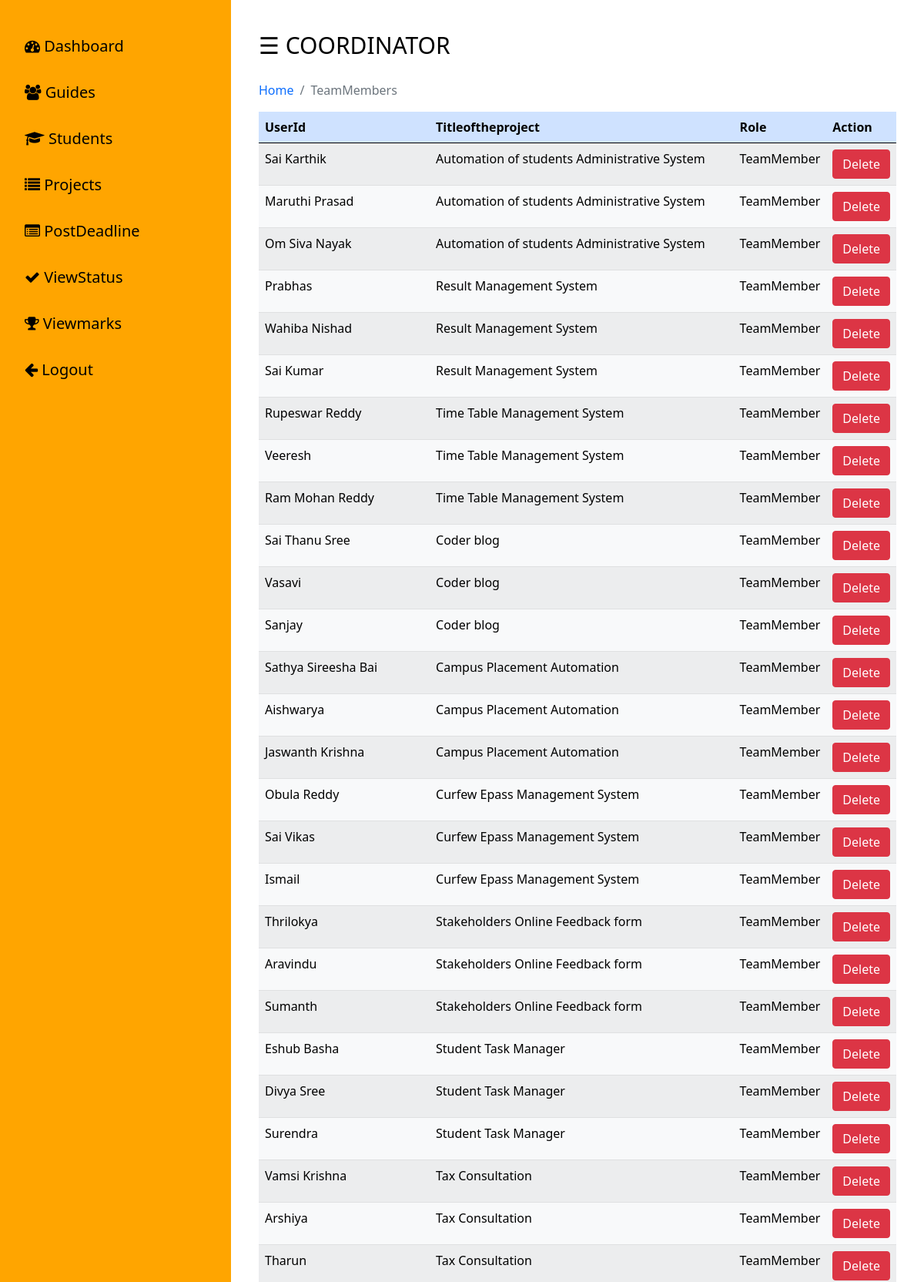
Page /coordinator/teammember.php (upper part) on the committed database.
### tables this page shows
CREATE TABLE `teammember` (
  `TeamNumber` int(11) NOT NULL,
  `UserId` varchar(30) NOT NULL,
  `Password` varchar(20) NOT NULL,
  `TitleoftheProject` varchar(256) NOT NULL,
  `Role` varchar(20) NOT NULL DEFAULT 'TeamMember'
);

### coordinator/teammember.php (the view)
<?php
include('includes/header.php');
?>
<nav aria-label="breadcrumb">
  <ol class="breadcrumb">
    <li class="breadcrumb-item"><a href="dashboard.php">Home</a></li>
    <li class="breadcrumb-item active" aria-current="page">TeamMembers</li>
  </ol>
</nav>
<table class="table table-success table-striped">
  <thead class="table-primary" border="5px">
    <tr >
        <th>UserId</th>
        <th>Titleoftheproject</th>
        <th>Role</th>
        <th>Action</th>
    </tr>
  </thead>
  <tbody class="table-light">
      <?php
        $query="SELECT * FROM teammember";
        $query_run = mysqli_query($conn,$query);
        while($row = mysqli_fetch_assoc($query_run))
        {
           ?>
           <tr>
               <td><?php echo $row['UserId'] ?></td>
               <td><?php echo $row['TitleoftheProject'] ?></td>
               <td><?php echo $row['Role'] ?></td>
               <td><button type="button" class="btn btn-danger"><a href="operations.php?delete=<?php echo $row['UserId']; ?>" class="text-white">Delete</a></button></td>
           </tr>
      <?php  }
      ?>
  </tbody>
</table>

### coordinator/style.css (style rules this page uses)
body { margin:0px; padding: 0px; background-color:#FDFEFE; overflow: hidden; font-family: system-ui; }

### coordinator/includes/header.php (style rules this page uses)
a { text-decoration:none; }

### rows in the picture
teammember: UserId "Sai Karthik", TitleoftheProject "Automation of students Administrative System", Role "TeamMember"
teammember: UserId "Maruthi Prasad", TitleoftheProject "Automation of students Administrative System", Role "TeamMember"
teammember: UserId "Om Siva Nayak", TitleoftheProject "Automation of students Administrative System", Role "TeamMember"
teammember: UserId "Prabhas", TitleoftheProject "Result Management System", Role "TeamMember"
teammember: UserId "Wahiba Nishad", TitleoftheProject "Result Management System", Role "TeamMember"
teammember: UserId "Sai Kumar", TitleoftheProject "Result Management System", Role "TeamMember"
teammember: UserId "Rupeswar Reddy", TitleoftheProject "Time Table Management System", Role "TeamMember"
teammember: UserId "Veeresh", TitleoftheProject "Time Table Management System", Role "TeamMember"
teammember: UserId "Ram Mohan Reddy", TitleoftheProject "Time Table Management System", Role "TeamMember"
teammember: UserId "Sai Thanu Sree", TitleoftheProject "Coder blog", Role "TeamMember"
teammember: UserId "Vasavi", TitleoftheProject "Coder blog", Role "TeamMember"
teammember: UserId "Sanjay", TitleoftheProject "Coder blog", Role "TeamMember"
teammember: UserId "Sathya Sireesha Bai", TitleoftheProject "Campus Placement Automation", Role "TeamMember"
teammember: UserId "Aishwarya", TitleoftheProject "Campus Placement Automation", Role "TeamMember"
teammember: UserId "Jaswanth Krishna", TitleoftheProject "Campus Placement Automation", Role "TeamMember"
teammember: UserId "Obula Reddy", TitleoftheProject "Curfew Epass Management System", Role "TeamMember"
teammember: UserId "Sai Vikas", TitleoftheProject "Curfew Epass Management System", Role "TeamMember"
teammember: UserId "Ismail", TitleoftheProject "Curfew Epass Management System", Role "TeamMember"
teammember: UserId "Thrilokya", TitleoftheProject "Stakeholders Online Feedback form", Role "TeamMember"
teammember: UserId "Aravindu", TitleoftheProject "Stakeholders Online Feedback form", Role "TeamMember"
teammember: UserId "Sumanth", TitleoftheProject "Stakeholders Online Feedback form", Role "TeamMember"
teammember: UserId "Eshub Basha", TitleoftheProject "Student Task Manager", Role "TeamMember"
teammember: UserId "Divya Sree", TitleoftheProject "Student Task Manager", Role "TeamMember"
teammember: UserId "Surendra", TitleoftheProject "Student Task Manager", Role "TeamMember"
teammember: UserId "Vamsi Krishna", TitleoftheProject "Tax Consultation", Role "TeamMember"
teammember: UserId "Arshiya", TitleoftheProject "Tax Consultation", Role "TeamMember"
teammember: UserId "Tharun", TitleoftheProject "Tax Consultation", Role "TeamMember"
